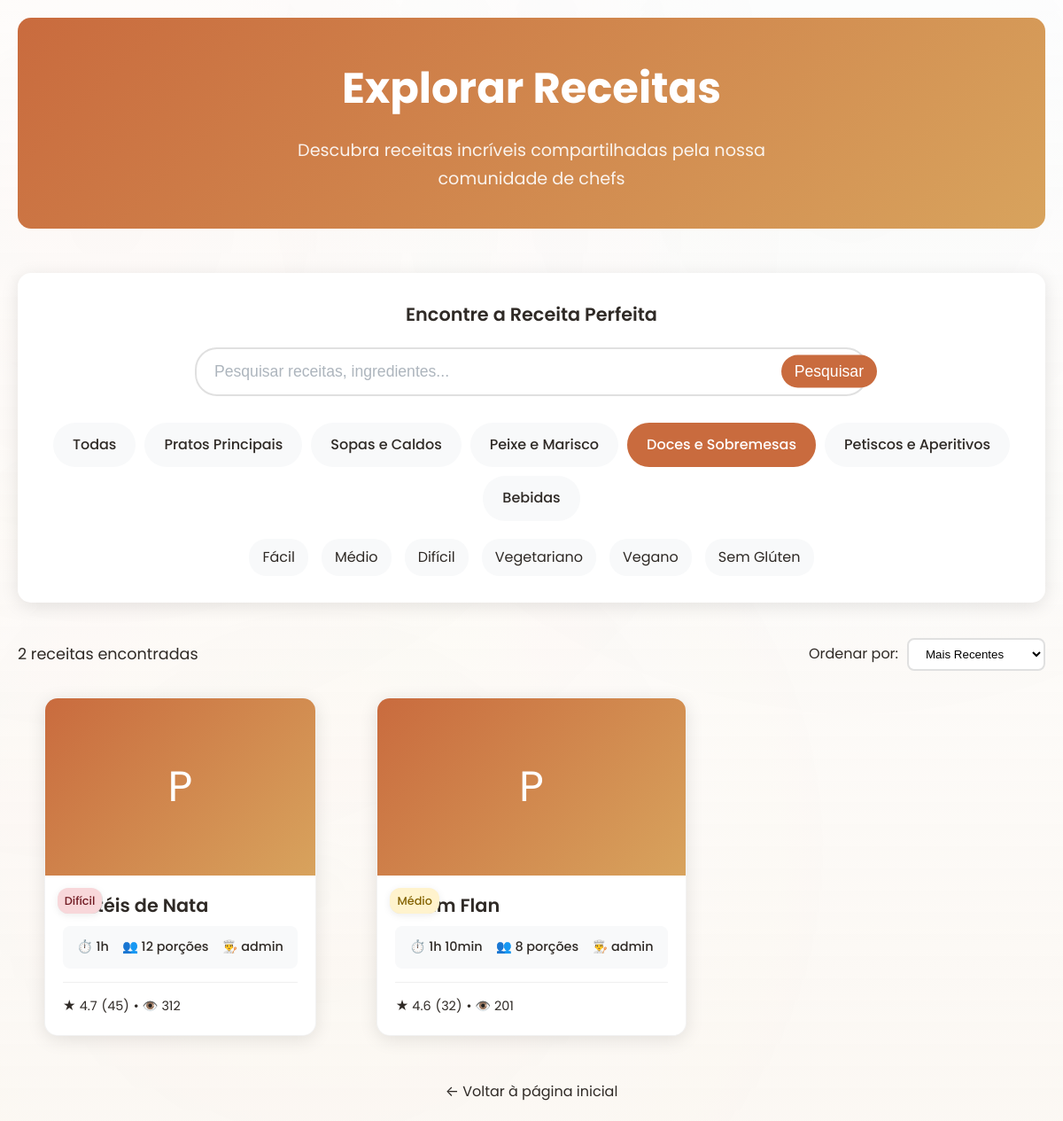
The app's page /explorar.php?category=4 with its own data.
### tables this page shows
CREATE TABLE `categories` (
  `id` INT UNSIGNED NOT NULL AUTO_INCREMENT,
  `name` VARCHAR(120) NOT NULL,
  `slug` VARCHAR(150) NOT NULL,
  `description` TEXT DEFAULT NULL,
  `icon` VARCHAR(50) DEFAULT NULL,
  `color` VARCHAR(7) DEFAULT NULL,
  `order_position` INT DEFAULT 0,
  `is_active` TINYINT(1) NOT NULL DEFAULT 1,
  `created_at` DATETIME NOT NULL DEFAULT CURRENT_TIMESTAMP,
  PRIMARY KEY (`id`),
  UNIQUE KEY `uq_categories_slug` (`slug`)
);

CREATE TABLE `recipes` (
  `id` BIGINT UNSIGNED NOT NULL AUTO_INCREMENT,
  `user_id` BIGINT UNSIGNED NOT NULL,
  `category_id` INT UNSIGNED DEFAULT NULL,
  `title` VARCHAR(255) NOT NULL,
  `slug` VARCHAR(255) NOT NULL,
  `summary` TEXT DEFAULT NULL,
  `ingredients` TEXT NOT NULL,
  `instructions` TEXT NOT NULL,
  `prep_time` INT DEFAULT NULL COMMENT 'Tempo de preparo em minutos',
  `cook_time` INT DEFAULT NULL COMMENT 'Tempo de cozimento em minutos',
  `total_time` INT DEFAULT NULL COMMENT 'Tempo total em minutos',
  `servings` INT DEFAULT NULL COMMENT 'Número de porções',
  `difficulty` ENUM('facil','medio','dificil') DEFAULT 'medio',
  `is_vegetarian` TINYINT(1) NOT NULL DEFAULT 0,
  `is_vegan` TINYINT(1) NOT NULL DEFAULT 0,
  `is_gluten_free` TINYINT(1) NOT NULL DEFAULT 0,
  `is_premium` TINYINT(1) NOT NULL DEFAULT 0,
  `is_featured` TINYINT(1) NOT NULL DEFAULT 0,
  `image_url` VARCHAR(500) DEFAULT NULL,
  `video_url` VARCHAR(500) DEFAULT NULL,
  `nutrition_info` JSON DEFAULT NULL,
  `created_at` DATETIME NOT NULL DEFAULT CURRENT_TIMESTAMP,
  `updated_at` DATETIME DEFAULT NULL ON UPDATE CURRENT_TIMESTAMP,
  `published_at` DATETIME DEFAULT NULL,
  `is_active` TINYINT(1) NOT NULL DEFAULT 1,
  PRIMARY KEY (`id`),
  UNIQUE KEY `uq_recipes_slug` (`slug`),
  KEY `idx_recipes_user` (`user_id`),
  KEY `idx_recipes_category` (`category_id`),
  KEY `idx_recipes_featured` (`is_featured`),
  KEY `idx_recipes_premium` (`is_premium`),
  KEY `idx_recipes_published` (`published_at`),
  CONSTRAINT `fk_recipes_user` FOREIGN KEY (`user_id`) REFERENCES `users` (`id`) ON DELETE CASCADE,
  CONSTRAINT `fk_recipes_category` FOREIGN KEY (`category_id`) REFERENCES `categories` (`id`) ON DELETE SET NULL
);

CREATE TABLE `users` (
  `id` BIGINT UNSIGNED NOT NULL AUTO_INCREMENT,
  `username` VARCHAR(80) NOT NULL,
  `email` VARCHAR(255) NOT NULL,
  `password_hash` VARCHAR(255) NOT NULL,
  `role` ENUM('user','admin','chef') NOT NULL DEFAULT 'user',
  `avatar` VARCHAR(255) DEFAULT NULL,
  `bio` TEXT DEFAULT NULL,
  `location` VARCHAR(100) DEFAULT NULL,
  `created_at` DATETIME NOT NULL DEFAULT CURRENT_TIMESTAMP,
  `updated_at` DATETIME DEFAULT NULL ON UPDATE CURRENT_TIMESTAMP,
  `last_login` DATETIME DEFAULT NULL,
  `is_active` TINYINT(1) NOT NULL DEFAULT 1,
  PRIMARY KEY (`id`),
  UNIQUE KEY `uq_users_email` (`email`),
  UNIQUE KEY `uq_users_username` (`username`)
);

CREATE TABLE `recipe_stats` (
  `recipe_id` BIGINT UNSIGNED NOT NULL,
  `total_views` INT DEFAULT 0,
  `unique_views` INT DEFAULT 0,
  `total_favorites` INT DEFAULT 0,
  `total_made` INT DEFAULT 0,
  `total_ratings` INT DEFAULT 0,
  `average_rating` DECIMAL(3,2) DEFAULT 0.00,
  `last_viewed_at` DATETIME DEFAULT NULL,
  `last_favorited_at` DATETIME DEFAULT NULL,
  `popularity_score` DECIMAL(10,4) DEFAULT 0.0000,
  `updated_at` DATETIME DEFAULT CURRENT_TIMESTAMP ON UPDATE CURRENT_TIMESTAMP,
  PRIMARY KEY (`recipe_id`),
  KEY `idx_recipe_stats_views` (`total_views`),
  KEY `idx_recipe_stats_favorites` (`total_favorites`),
  KEY `idx_recipe_stats_rating` (`average_rating`),
  KEY `idx_recipe_stats_popularity` (`popularity_score`),
  CONSTRAINT `fk_recipe_stats_recipe` FOREIGN KEY (`recipe_id`) REFERENCES `recipes` (`id`) ON DELETE CASCADE
);

### includes/config.php (called while the page is built, shortened)
<?php
function formatTime($minutes) {
    $hours = floor($minutes / 60);
    $mins = $minutes % 60;
    if ($mins === 0) {
        return $hours . 'h';
    }
    return $hours . 'h ' . $mins . 'min';
}
function getDifficultyText($difficulty) {
    $levels = [
        'facil' => 'Fácil',
        'medio' => 'Médio',
        'dificil' => 'Difícil'
    ];
    return $levels[$difficulty] ?? 'Médio';
}
?>

### explorar.php (the view, shortened to what this page needs)
<!DOCTYPE html>
<html lang="pt">
<head>
    <link rel="stylesheet" href="css/style.css">
</head>
<body>
    <?php
    require_once 'includes/config.php';
    $search = $_GET['search'] ?? '';
    $category = $_GET['category'] ?? 'all';
    $difficulty = $_GET['difficulty'] ?? '';
    $vegetarian = $_GET['vegetarian'] ?? '';
    $vegan = $_GET['vegan'] ?? '';
    $gluten_free = $_GET['gluten_free'] ?? '';
    $sort = $_GET['sort'] ?? 'recent';
    $page = max(1, (int)($_GET['page'] ?? 1));
    $per_page = 12;
    $offset = ($page - 1) * $per_page;
    $where_conditions = ['r.is_active = 1'];
    $params = [];
    if ($category !== 'all') {
        $where_conditions[] = 'r.category_id = ?';
        $params[] = $category;
    }
    $where_clause = implode(' AND ', $where_conditions);
    $order_by = match($sort) {
        'recent' => 'r.created_at DESC',
        'popular' => 'rs.total_views DESC',
        'rating' => 'rs.average_rating DESC',
        'time' => 'r.total_time ASC',
        default => 'r.created_at DESC'
    };
    $recipes = [];
    $total_recipes = 0;
    try {
        $count_sql = "
            SELECT COUNT(*)
            FROM recipes r
            LEFT JOIN recipe_stats rs ON r.id = rs.recipe_id
            WHERE $where_clause
        ";
        $stmt = $pdo->prepare($count_sql);
        $stmt->execute($params);
        $total_recipes = $stmt->fetchColumn();
        $sql = "
            SELECT
                r.*,
                c.name as category_name,
                u.username as chef_name,
                rs.total_views,
                rs.total_favorites,
                rs.average_rating,
                rs.total_ratings
            FROM recipes r
            LEFT JOIN categories c ON r.category_id = c.id
            LEFT JOIN users u ON r.user_id = u.id
            LEFT JOIN recipe_stats rs ON r.id = rs.recipe_id
            WHERE $where_clause
            ORDER BY $order_by
            LIMIT $per_page OFFSET $offset
        ";
        $stmt = $pdo->prepare($sql);
        $stmt->execute($params);
        $recipes = $stmt->fetchAll();
    } catch (Exception $e) {
        $error = 'Erro ao buscar receitas: ' . $e->getMessage();
    }
    $categories = [];
    try {
        $stmt = $pdo->query("SELECT id, name FROM categories WHERE is_active = 1 ORDER BY order_position");
        $categories = $stmt->fetchAll();
    } catch (Exception $e) {
        $categories = [];
    }
    ?>
    <div class="explore-container">
        <div class="explore-header">
            <h1>Explorar Receitas</h1>
            <p>Descubra receitas incríveis compartilhadas pela nossa comunidade de chefs</p>
        </div>
        <div class="filters-section">
            <h2 class="filters-title">Encontre a Receita Perfeita</h2>
            <form method="GET" action="" id="filterForm">
                <div class="search-container">
                    <input type="text"
                           name="search"
                           class="search-input"
                           placeholder="Pesquisar receitas, ingredientes..."
                           value="<?= htmlspecialchars($search) ?>">
                    <button type="submit" class="search-btn">Pesquisar</button>
                </div>
                <div class="filter-categories">
                    <div class="category-filter <?= $category === 'all' ? 'active' : '' ?>"
                         onclick="setCategory('all')">
                        Todas
                    </div>
                    <?php foreach ($categories as $cat): ?>
                        <div class="category-filter <?= $category == $cat['id'] ? 'active' : '' ?>"
                             onclick="setCategory('<?= $cat['id'] ?>')">
                            <?= htmlspecialchars($cat['name']) ?>
                        </div>
                    <?php endforeach; ?>
                </div>
                <div class="additional-filters">
                    <div class="filter-option <?= $difficulty === 'facil' ? 'active' : '' ?>"
                         onclick="toggleFilter('difficulty', 'facil')">
                        Fácil
                    </div>
                    <div class="filter-option <?= $difficulty === 'medio' ? 'active' : '' ?>"
                         onclick="toggleFilter('difficulty', 'medio')">
                        Médio
                    </div>
                    <div class="filter-option <?= $difficulty === 'dificil' ? 'active' : '' ?>"
                         onclick="toggleFilter('difficulty', 'dificil')">
                        Difícil
                    </div>
                    <div class="filter-option <?= $vegetarian === '1' ? 'active' : '' ?>"
                         onclick="toggleFilter('vegetarian', '1')">
                        Vegetariano
                    </div>
                    <div class="filter-option <?= $vegan === '1' ? 'active' : '' ?>"
                         onclick="toggleFilter('vegan', '1')">
                        Vegano
                    </div>
                    <div class="filter-option <?= $gluten_free === '1' ? 'active' : '' ?>"
                         onclick="toggleFilter('gluten_free', '1')">
                        Sem Glúten
                    </div>
                </div>
            </form>
        </div>
        <div class="results-header">
            <div class="results-count">
                <?= $total_recipes ?> receita<?= $total_recipes !== 1 ? 's' : '' ?> encontrada<?= $total_recipes !== 1 ? 's' : '' ?>
            </div>
            <div class="sort-options">
                <label for="sortSelect">Ordenar por:</label>
                <select id="sortSelect" class="sort-select" onchange="changeSort(this.value)">
                    <option value="recent" <?= $sort === 'recent' ? 'selected' : '' ?>>Mais Recentes</option>
                </select>
            </div>
        </div>
        <?php if (empty($recipes)): ?>
            <div class="no-results">
                <h3>Nenhuma receita encontrada</h3>
                <p>Tente ajustar os filtros ou usar termos de pesquisa diferentes.</p>
            </div>
        <?php else: ?>
            <div class="recipes-grid">
                <?php foreach ($recipes as $recipe): ?>
                    <div class="recipe-card" onclick="window.location.href='receita.php?slug=<?= urlencode($recipe['slug']) ?>'">
                        <div class="recipe-image">
                            <?= strtoupper(substr($recipe['title'], 0, 1)) ?>
                        </div>
                        <div class="recipe-content">
                            <h3 class="recipe-title"><?= htmlspecialchars($recipe['title']) ?></h3>
                            <div class="recipe-meta">
                                <span>⏱️ <?= formatTime($recipe['total_time'] ?? $recipe['prep_time']) ?></span>
                                <span>👥 <?= $recipe['servings'] ?> porções</span>
                                <span>👨‍🍳 <?= htmlspecialchars($recipe['chef_name']) ?></span>
                            </div>
                            <div class="recipe-stats">
                                <div class="recipe-rating">
                                    <span>★ <?= number_format($recipe['average_rating'] ?? 0, 1) ?></span>
                                    <span>(<?= $recipe['total_ratings'] ?? 0 ?>)</span>
                                    <span>• 👁️ <?= $recipe['total_views'] ?? 0 ?></span>
                                </div>
                                <div class="recipe-difficulty difficulty-<?= $recipe['difficulty'] ?>">
                                    <?= getDifficultyText($recipe['difficulty']) ?>
                                </div>
                            </div>
                        </div>
                    </div>
                <?php endforeach; ?>
            </div>
        <?php endif; ?>
        <div style="text-align: center; margin-top: 40px;">
            <a href="index.php" style="color: var(--color-text-light); text-decoration: none;">
                ← Voltar à página inicial
            </a>
        </div>
    </div>
</body>
</html>

### css/style.css (style rules this page uses)
* { box-sizing:border-box;margin:0;padding:0; }
html,body { height:100%;overflow-x:hidden; }
.recipe-title, .chef-name, .brand { white-space: nowrap; overflow: hidden; text-overflow: ellipsis; }
.container, .hero-container, .search-container { max-width: 1200px; margin: 0 auto; padding: 0 20px; }
:root { --color-background: #f8f5f0; --color-surface: #ffffff; --color-surface-muted: #f1ece4; --color-primary: #c96b3e; --color-primary-dark: #a2542c; --color-secondary: #396972; --color-accent: #d8a35d; --color-text: #2f2a26; --color-muted: #7a746d; --shadow-soft: 0 18px 45px rgba(25, 38, 56, 0.08); --shadow-hover: 0 22px 60px rgba(25, 38, 56, 0.12); --radius-lg: 22px; --radius-md: 16px; }
body { background: #ffffff; color: var(--color-text); font-family: 'Poppins', 'Inter', -apple-system, BlinkMacSystemFont, 'Segoe UI', sans-serif; line-height: 1.65; position: relative; overflow-x: hidden; min-height: 100vh; }
body:not(.auth-page)::before { content: ''; position: fixed; inset: 0; background: radial-gradient(circle at 10% 20%, rgba(201, 107, 62, 0.12), transparent 55%), radial-gradient(circle at 80% 15%, rgba(57, 105, 114, 0.08), transparent 50%), radial-gradient(circle at 30% 80%, rgba(216, 163, 93, 0.1), transparent 50%), linear-gradient(180deg, rgba(255, 255, 255, 0.7) 0%, rgba(251, 247, 242, 0.9) 100%); background-blend-mode: screen; pointer-events: none; z-index: -2; }
body::after { content: none; }
.recipes-grid { display: grid; grid-template-columns: repeat(auto-fit, minmax(350px, 1fr)); gap: 32px; margin-bottom: 50px; }
.search-container { max-width: 800px; margin: 0 auto; text-align: center; }
.search-input { flex: 1; padding: 16px 20px; border: none; font-size: 1rem; outline: none; background: transparent; }
.search-input::placeholder { color: #adb5bd; }
.search-btn { padding: 16px 20px; background: #c96b3e; color: white; border: none; cursor: pointer; font-size: 1.1rem; transition: background 0.3s ease; }
.filter-categories { display: flex; flex-wrap: wrap; justify-content: center; gap: 12px; margin-top: 30px; }
.recipe-card { background: #ffffff; border-radius: 16px; overflow: hidden; box-shadow: 0 4px 20px rgba(47, 42, 38, 0.08); transition: all 0.3s cubic-bezier(0.4, 0, 0.2, 1); position: relative; border: 1px solid rgba(47, 42, 38, 0.06); max-width: 380px; margin: 0 auto; }
.recipe-image { height: 200px; position: relative; display: flex; align-items: center; justify-content: center; overflow: hidden; background: linear-gradient(135deg, #f8f9fa 0%, #e9ecef 100%); }
.recipe-difficulty { position: absolute; top: 14px; left: 14px; background: rgba(255, 255, 255, 0.95); color: #495057; padding: 6px 10px; border-radius: 6px; font-size: 0.75rem; font-weight: 500; z-index: 4; backdrop-filter: blur(8px); box-shadow: 0 2px 8px rgba(0, 0, 0, 0.08); }
.recipe-content { padding: 24px; position: relative; }
.recipe-meta { display: flex; align-items: center; justify-content: space-between; gap: 16px; margin-bottom: 20px; font-size: 0.8rem; color: #8e9aaf; background: #f8f9fa; padding: 12px 16px; border-radius: 8px; }
.recipe-meta span { display: flex; align-items: center; gap: 6px; font-weight: 500; white-space: nowrap; }

### records on screen
categories: name "Pratos Principais"
categories: name "Sopas e Caldos"
categories: name "Peixe e Marisco"
categories: name "Doces e Sobremesas"
categories: name "Petiscos e Aperitivos"
categories: name "Bebidas"
recipes: title "P", title "Pastéis de Nata", total_time "1h", servings "12", user.username "admin", recipe_stats.average_rating "4.7", recipe_stats.total_ratings "45", recipe_stats.total_views "312", difficulty "Difícil"
recipes: title "P", title "Pudim Flan", total_time "1h 10min", servings "8", user.username "admin", recipe_stats.average_rating "4.6", recipe_stats.total_ratings "32", recipe_stats.total_views "201", difficulty "Médio"

### other values on screen
$total_recipes "2"
